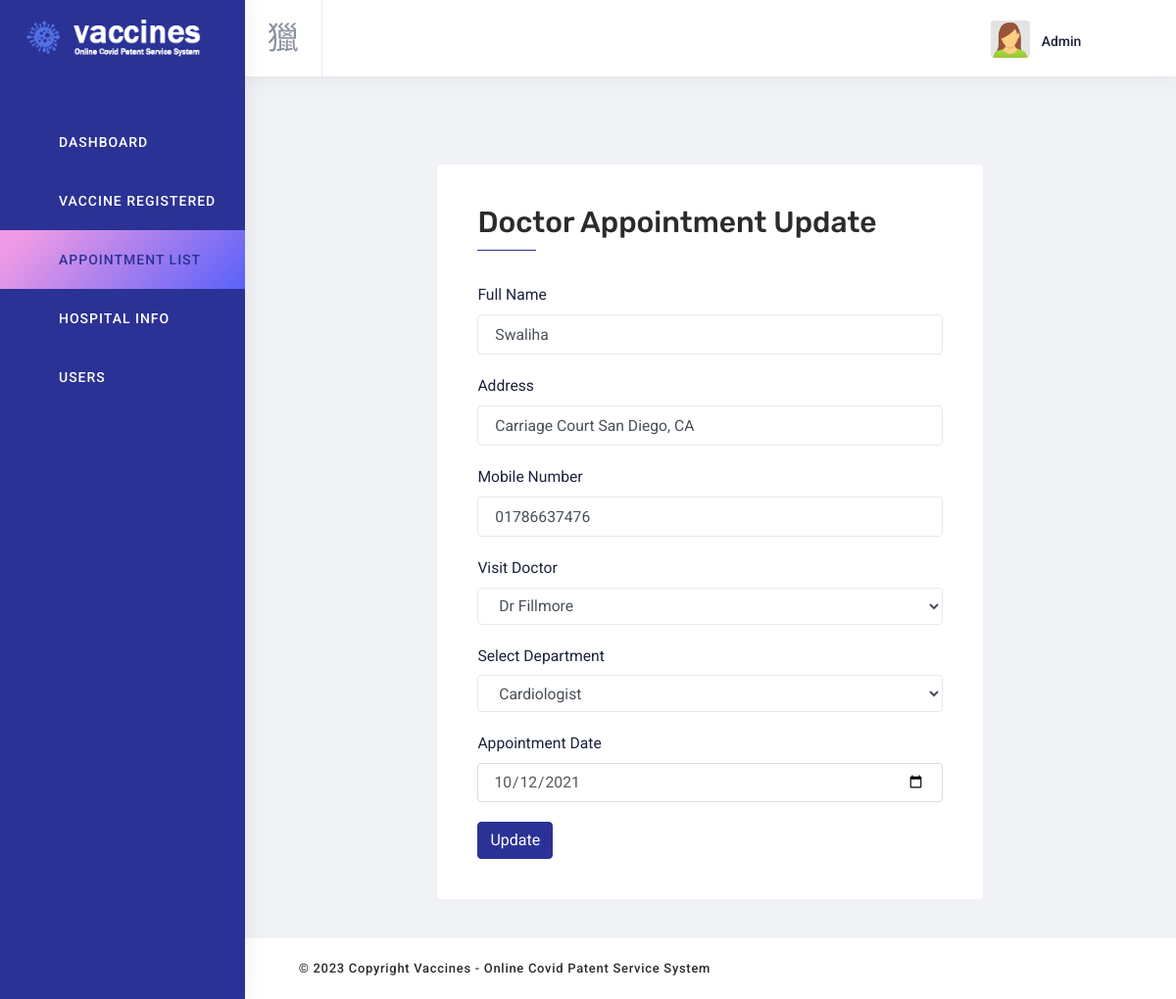
The app's page /admin/appointment-update.php?id=6 (signed in) with its own data.
### tables this page shows
CREATE TABLE `appointment` (
  `appointment_id` int(50) NOT NULL,
  `fullname` varchar(50) NOT NULL,
  `address` varchar(50) NOT NULL,
  `phone` varchar(50) NOT NULL,
  `visit_doctor` varchar(50) NOT NULL,
  `department` varchar(50) NOT NULL,
  `vdate` date DEFAULT NULL
);

### admin/appointment-update.php (the view, shortened to what this page needs)
<?php
include 'inc/header.php';
?>
<div class="content-wrapper">
    <div class="content">
        <div class="row">
            <div class="col-lg-8 offset-lg-2  col-md-12 m-t-50 basic_form">
                <div class="card">
                    <div class="card-body">
                        <div class="card-header">
                            <h3 class="d-inline"> Doctor Appointment Update </h3>
                        </div>
                        <?php
    $vaccine_idd = $_GET['id'];
    include "inc/connection.php";
    $query = "SELECT * FROM appointment WHERE appointment_id = {$vaccine_idd}";
    $result = mysqli_query($connection,$query) or die("FAILED");
    $count = mysqli_num_rows($result);
    if($count > 0){
        while($row = mysqli_fetch_assoc($result)){
?>
                        <form action="<?php $_SERVER['PHP_SELF']?>" method="POST">
                            <div class="form-group">
                                <label for="title">Full Name</label>
                                <input type="text" name="a_name" class="form-control" id="title"
                                    value="<?php echo $row['fullname'] ?>" placeholder="" required>
                            </div>
                            <div class="form-group">
                                <label for="price">Address</label>
                                <input type="text" name="a_address" class="form-control" id="address"
                                    value="<?php echo $row['address'] ?>" placeholder="" required>
                            </div>
                            <div class="form-group">
                                <label for="phone">Mobile Number</label>
                                <input type="text" name="m_phone" class="form-control" id="phone"
                                    value="<?php echo $row['phone'] ?>" placeholder="">
                            </div>
                            <div class="form-group">
                                <label>Visit Doctor</label>
                                <select class="form-control" name="visit_doctor"
                                    value="<?php echo $row['visit_doctor'] ?>">
                                    <?php
                                if($row['visit_doctor'] == 'Sujon'){
                                  echo "<option value='Dr Sujon' selected > Dr Sujon </option>";
                                  echo "<option value='Dr Devi'> Dr Devi </option>";
                                  echo "<option value='Dr Hasan'> Dr Hasan </option>";
                                  echo "<option value='Dr Pullen'> Dr Pullen </option>";
                                  echo "<option value='Dr Fillmore'> Dr Fillmore </option>";
                                  echo "<option value='Dr Nervo'> Dr Nervo </option>";
                                  echo "<option value='Dr Holler'> Holler </option>";
                                }elseif ($row['visit_doctor'] == 'Fillmore') {
                                  echo "<option value='Dr Fillmore' selected> Dr Fillmore </option>";
                                }
                            ?>
                                </select>
                            </div>
                            <div class="form-group">
                                <label>Select Department </label>
                                <select class="form-control" name="department" value="<?php echo $row['department'] ?>">
                                    <?php
                                if($row['visit_doctor'] == 'Cardiologist'){
                                  echo "<option value='cardiologist' selected > Cardiologist </option>";
                                  echo "<option value='ent'>ENT specialist</option>";
                                  echo "<option value='physician'>General Physician</option>";
                                  echo "<option value='neurologist'> Neurologist </option>";
                                  echo "<option value='orthopedician'>Orthopedician</option>";
                                } elseif ($row['visit_doctor'] == 'ENT') {
                                  echo "<option value='cardiologist'> Cardiologist </option>";
                                  echo "<option value='ent' selected> ENT specialist </option>";
                                  echo "<option value='physician'>General Physician</option>";
                                  echo "<option value='neurologist'> Neurologist </option>";
                                  echo "<option value='orthopedician'>Orthopedician</option>";
                                }  elseif ($row['visit_doctor'] == 'Physician') {
                                  echo "<option value='cardiologist'> Cardiologist </option>";
                                  echo "<option value='ent'>ENT specialist</option>";
                                  echo "<option value='physician' selected> General Physician </option>";
                                  echo "<option value='neurologist'> Neurologist </option>";
                                  echo "<option value='orthopedician'>Orthopedician</option>";
                                } elseif ($row['visit_doctor'] == 'Neurologist') {
                                  echo "<option value='cardiologist'> Cardiologist </option>";
                                  echo "<option value='ent'>ENT specialist</option>";
                                  echo "<option value='physician'>General Physician</option>";
                                  echo "<option value='neurologist' selected> Neurologist </option>";
                                  echo "<option value='orthopedician'>Orthopedician</option>";
                                } elseif ($row['visit_doctor'] == 'Oncologist') {
                                  echo "<option value='cardiologist'> Cardiologist </option>";
                                  echo "<option value='ent'>ENT specialist</option>";
                                  echo "<option value='physician'>General Physician</option>";
                                  echo "<option value='neurologist'> Neurologist </option>";
                                  echo "<option value='oncologist' selected> Oncologist </option>";
                                } else {
                                  echo "<option value='cardiologist'> Cardiologist </option>";
                                }
                            ?>
                                </select>
                            </div>
                            <div class="form-group">
                                <label for="phone">Appointment Date</label>
                                <input type="date" name="visitdate" class="form-control" id="m_date"
                                    value="<?php echo $row['vdate'] ?>">
                            </div>
                            <input type="submit" name="submit" class="btn btn-primary" value="Update" required />
                        </form>
                        <?php
            }
        }
    ?>
                    </div>
                </div>
            </div>
        </div>
    </div>
</div>
<?php include 'inc/footer.php';
?>

### admin/assets/css/style.css (style rules this page uses)
.card-header { display: flex; justify-content: space-between; flex-wrap: wrap; }
.card-header h3 { font-size: 25px; }
.basic_form h3 { font-size: 30px; position: relative; }
.basic_form h3::after { position: absolute; content: ""; background-color: #2b3295; width: 60px; height: 1px; bottom: 0; left: 0%; margin-bottom: -11px; }
.basic_form input[type="date"], .basic_form input[type="time"] { width: 100%; border: 1px solid #ddd; outline: none; box-shadow: none; height: 40px; padding-left: 15px; color: #595555; }

### records on screen
appointment: a_name "Swaliha", a_address "Carriage Court San Diego, CA", m_phone "01786637476", visit_doctor "Dr Fillmore", department "Cardiologist", visitdate "10/12/2021"

### other values on screen
$_SESSION['username'] "Admin"
